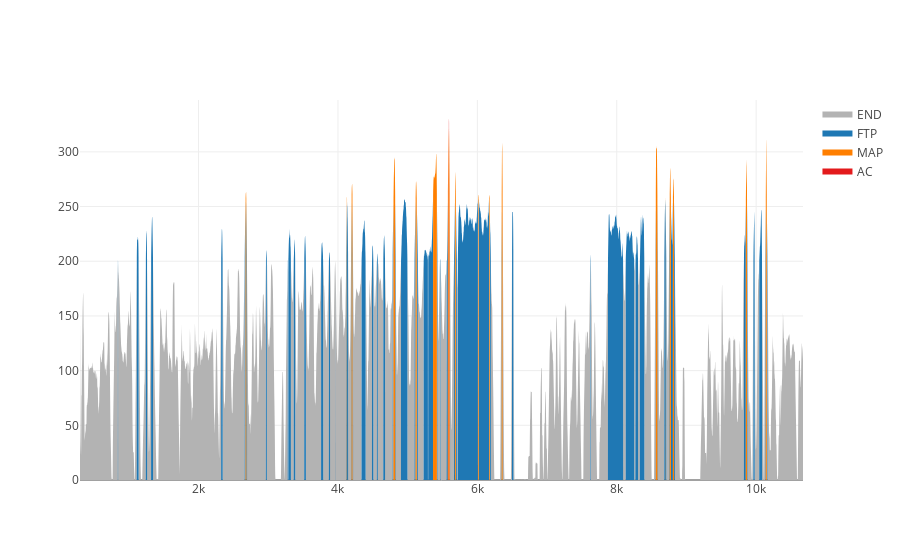

Notebook cell for this chart:
### Code cell
iplot(fig)

### Figure 1 — Plotly figure (JSON) as saved in the notebook; plotly's stock layout.template omitted (floating-point values rounded to 4 significant figures; data arrays with more than 128 entries replaced by an {"elided": "..."} marker saying what was removed)
{"data": [{"fill": "tozeroy", "fillcolor": "rgb(179,179,179)", "mode": "none", "name": "END", "type": "scatter", "uid": "157c22bb-6093-4d30-9b19-641175824e5f", "x": {"elided": "10374 int values"}, "y": {"elided": "10374 float values"}}, {"fill": "tozeroy", "fillcolor": "rgb(31,120,180)", "mode": "none", "name": "FTP", "type": "scatter", "uid": "748516e9-1271-442b-b56f-beb008e491da", "x": {"elided": "10374 int values"}, "y": {"elided": "10374 float values"}}, {"fill": "tozeroy", "fillcolor": "rgb(255,127,0)", "mode": "none", "name": "MAP", "type": "scatter", "uid": "d6dc6a6e-4d1c-40d3-91de-e8f96cb2f791", "x": {"elided": "10374 int values"}, "y": {"elided": "10374 float values"}}, {"fill": "tozeroy", "fillcolor": "rgb(227,26,28)", "mode": "none", "name": "AC", "type": "scatter", "uid": "023bb9b9-df67-4917-b360-ec9280116bd1", "x": {"elided": "10374 int values"}, "y": {"elided": "10374 float values"}}], "layout": {}}
